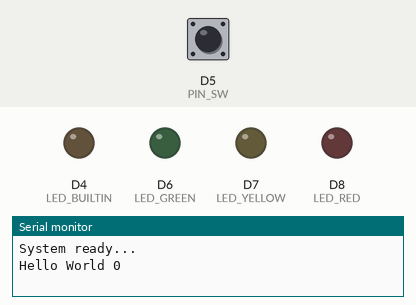
A program run on a simulated ESP8266 (NodeMCU). Shown: output pins drawn as LEDs (lit = HIGH, except the on-board LED, lit = LOW), the last lines printed to the serial monitor. Inputs (shaded band) come from the test bench; at power-on: D5 (PIN_SW) HIGH.

Above: at 0.5 s.
At 2.05 s:
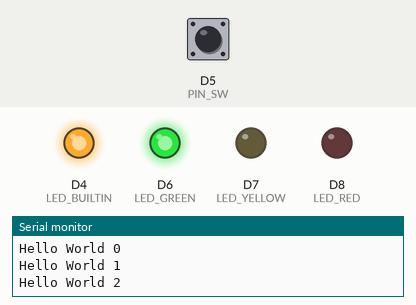
At 4.05 s:
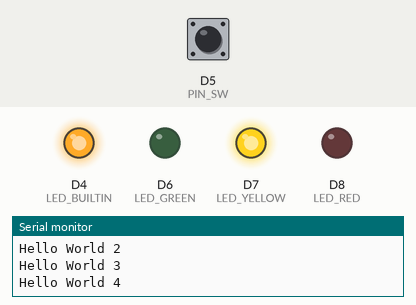
At 6.05 s:
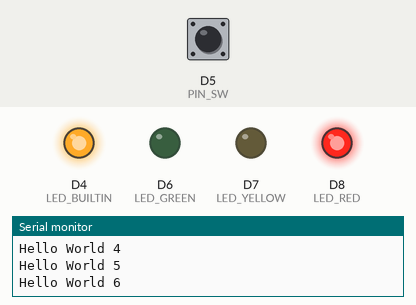
Timing chart, 0 to 6.9 s (numbered marks = the images above):
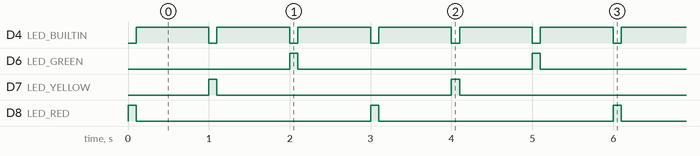

The program:

main.cpp
```cpp
// use interrupt to detect switch
#include <Arduino.h>
#include "device.h"

const uint8_t arLed[3] = {LED_RED, LED_YELLOW, LED_GREEN};
volatile int nCount = 0;
IRAM_ATTR void onResetCounter()
{
  nCount = 0;
}

void setup() {
  Serial.begin(115200);
  pinMode(LED_BUILTIN, OUTPUT);
  #if defined(LED_FLASH)
    pinMode(LED_FLASH, OUTPUT);
  #endif
  pinMode(LED_RED, OUTPUT);
  pinMode(LED_YELLOW, OUTPUT);
  pinMode(LED_GREEN, OUTPUT);
  pinMode(PIN_SW, INPUT);
  attachInterrupt(digitalPinToInterrupt(PIN_SW), onResetCounter, FALLING); // extra checking
  // attachInterrupt(PIN_SW, onResetCounter, FALLING); // no checking
  Serial.println("System ready...");
}

void loop() {
  Serial.printf("Hello World %d\n", nCount);
  digitalWrite(arLed[nCount%3], LED_ON);
  digitalWrite(LED_BUILTIN, LED_BUILTIN_ON);
  delay(100);
  digitalWrite(arLed[nCount%3], LED_OFF);
  digitalWrite(LED_BUILTIN, LED_BUILTIN_OFF);
  nCount++;
  delay(900);
}
```

device.h
```cpp
#if defined(ESP8266)
  #define LED_RED    D8
  #define LED_YELLOW D7
  #define LED_GREEN  D6
  #define PIN_SW     D5
#elif defined(ESP32)
  #if !defined(LED_BUILTIN) // ESP32Cam
    #define LED_BUILTIN 33
  #endif
  #define LED_FLASH 4
  #define LED_RED    15
  #define LED_YELLOW 14
  #define LED_GREEN   2
  #define PIN_SW      0
#endif

#define LED_BUILTIN_ON  0
#define LED_BUILTIN_OFF 1

#define LED_ON  1
#define LED_OFF 0
```

Measured:
- by itself, D4 (LED_BUILTIN): alternates HIGH for 0.90 s and LOW for 0.10 s
- by itself, D6 (LED_GREEN), D7 (LED_YELLOW), D8 (LED_RED): alternates HIGH for 0.10 s and LOW for 2.9 s
- by itself, everything shown: repeats every 3.0 s, in 6 steps
